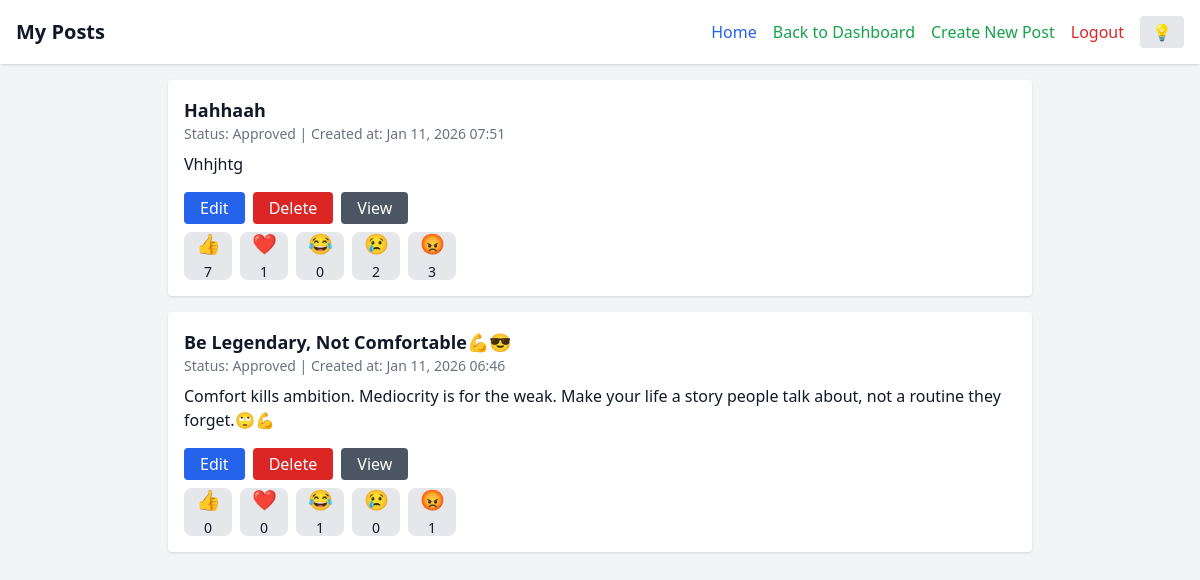
Before: /my_posts (signed in) with the older database file.
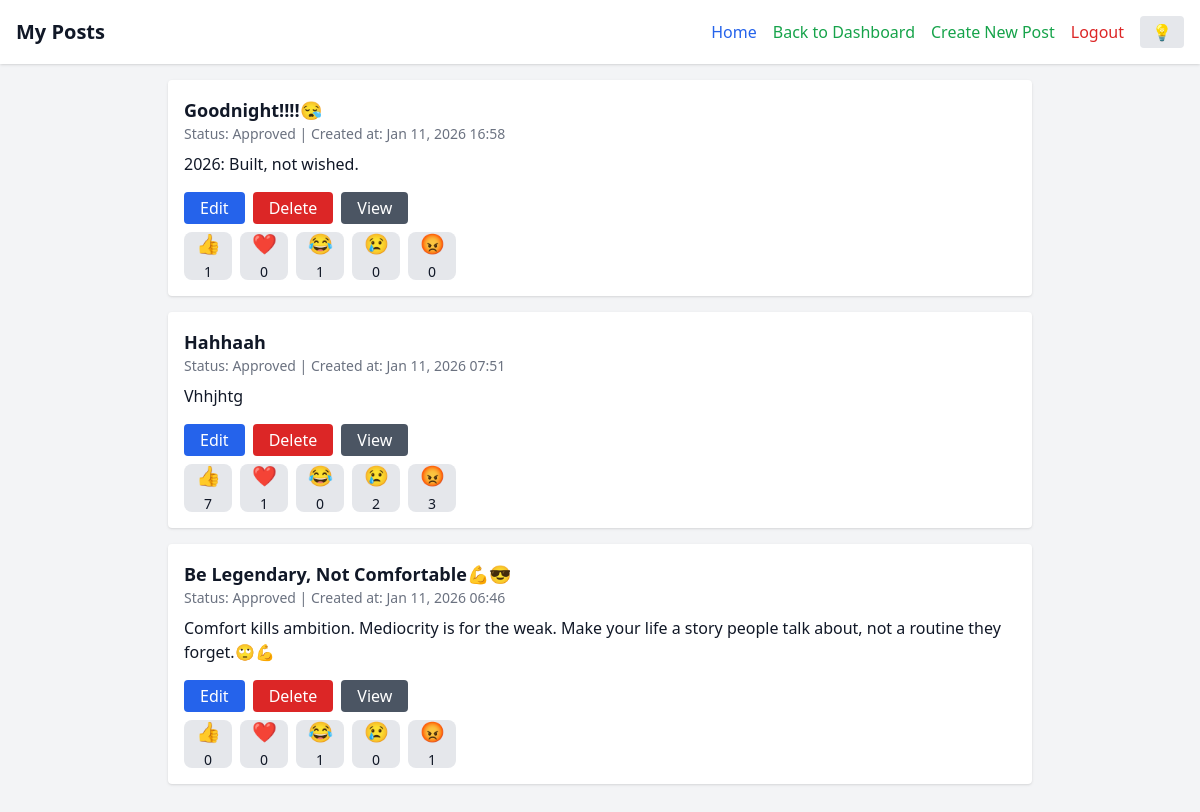
After: the same page with the newer database file.
### app.py (models this page shows)
class Post(db.Model):
    id = db.Column(db.Integer, primary_key=True)
    title = db.Column(db.String(200), nullable=False)
    content = db.Column(db.Text, nullable=False)
    slug = db.Column(db.String(200), unique=True, nullable=False)
    author = db.Column(db.String(80), nullable=False, default="Guest")
    created_at = db.Column(db.DateTime, default=datetime.utcnow)
    approved = db.Column(db.Boolean, default=False)
    tags = db.Column(db.String(200), nullable=True)

### app.py (the view)
@app.route('/my_posts')
def my_posts():
    if not session.get('user_id'):
        return redirect(url_for('login'))
    user = User.query.get(session['user_id'])
    posts = Post.query.filter_by(author=user.username).order_by(Post.created_at.desc()).all()
    return render_template('my_posts.html', posts=posts)

### templates/my_posts.html (shortened to what this page needs)
<!DOCTYPE html>
<html lang="en" class="">
<head>
<script src="https://cdn.tailwindcss.com"></script>
</head>
<body class="bg-gray-100 dark:bg-gray-900 text-gray-900 dark:text-gray-100 transition-colors duration-300">
<header class="flex flex-col sm:flex-row justify-between items-center p-4 bg-white dark:bg-gray-800 shadow">
    <h1 class="text-xl font-bold mb-2 sm:mb-0">My Posts</h1>
    <div class="flex items-center space-x-4">
        <nav class="flex space-x-4">
            <a href="{{ url_for('public_home') }}" class="text-blue-600 dark:text-blue-400 hover:underline">Home</a>
            <a href="{{ url_for('dashboard') }}" class="text-green-600 dark:text-green-400 hover:underline">Back to Dashboard</a>
            <a href="{{ url_for('create_post') }}" class="text-green-600 dark:text-green-400 hover:underline">Create New Post</a>
            <a href="{{ url_for('logout') }}" class="text-red-600 dark:text-red-400 hover:underline">Logout</a>
        </nav>
        <button id="darkToggle" class="px-3 py-1 bg-gray-200 dark:bg-gray-700 text-gray-800 dark:text-gray-200 rounded hover:bg-gray-300 dark:hover:bg-gray-600 transition">
            💡
        </button>
    </div>
</header>
<div class="max-w-4xl mx-auto p-4">
    {% if posts %}
        {% for post in posts %}
        <div class="bg-white dark:bg-gray-800 p-4 rounded shadow mb-4 transition-colors duration-300 {% if post.id in session.get('newly_approved', []) %}border-2 border-green-600{% endif %}">
            <h2 class="text-lg font-bold">{{ post.title }}</h2>
            <p class="text-sm text-gray-500 dark:text-gray-400 mb-2">
                Status: {{ 'Approved' if post.approved else 'Pending' }} | Created at: {{ post.created_at.strftime('%b %d, %Y %H:%M') }}
            </p>
            <p class="mb-4 line-clamp-3">{{ post.content }}</p>
            <div class="flex flex-wrap gap-2 mb-2">
                <a href="{{ url_for('edit_post', post_id=post.id) }}"
                   class="px-4 py-1 bg-blue-600 text-white rounded hover:bg-blue-700">Edit</a>
                <a href="{{ url_for('reject_post', post_id=post.id) }}"
                   class="px-4 py-1 bg-red-600 text-white rounded hover:bg-red-700"
                   onclick="return confirm('Are you sure you want to delete this post?')">Delete</a>
                {% if post.approved %}
                <a href="{{ url_for('view_post', slug=post.slug) }}"
                   class="px-4 py-1 bg-gray-600 text-white rounded hover:bg-gray-700">View</a>
                {% endif %}
            </div>
            <div class="flex gap-2 mt-2">
                {% set reaction_emojis = {
                    'like': '👍',
                    'love': '❤️',
                    'haha': '😂',
                    'sad': '😢',
                    'angry': '😡'
                } %}
                {% set reaction_types = ['like', 'love', 'haha', 'sad', 'angry'] %}
                {% for r in reaction_types %}
                    <button
                        onclick="sendReaction({{ post.id }}, '{{ r }}')"
                        class="w-12 h-12 flex flex-col items-center justify-center rounded-lg bg-gray-200 dark:bg-gray-700 text-xl hover:bg-gray-300 dark:hover:bg-gray-600 transition select-none focus:outline-none"
                        aria-label="{{ r }}"
                    >
                        <span>{{ reaction_emojis[r] }}</span>
                        <span id="count-{{ r }}-{{ post.id }}" class="text-sm mt-1">
                            {% if post.reactions %}
                                {{ post.reactions.filter_by(type=r).count() }}
                            {% else %}
                                0
                            {% endif %}
                        </span>
                    </button>
                {% endfor %}
            </div>
        </div>
        {% else %}
        <p class="text-gray-600 dark:text-gray-400">You haven't created any posts yet.</p>
        {% endfor %}
    {% else %}
        <p class="text-gray-600 dark:text-gray-400">No posts yet.</p>
    {% endif %}
</div>
</body>
</html>

Changed rows visible on the page:
added Post: title "Goodnight!!!!😪", approved "Approved", created_at "Jan 11, 2026 16:58", content "2026: Built, not wished.", reaction_emojis "👍" "❤️" "😂" "😢" "😡", reactions.filter_by "1" "0" "1" "0" "0"
